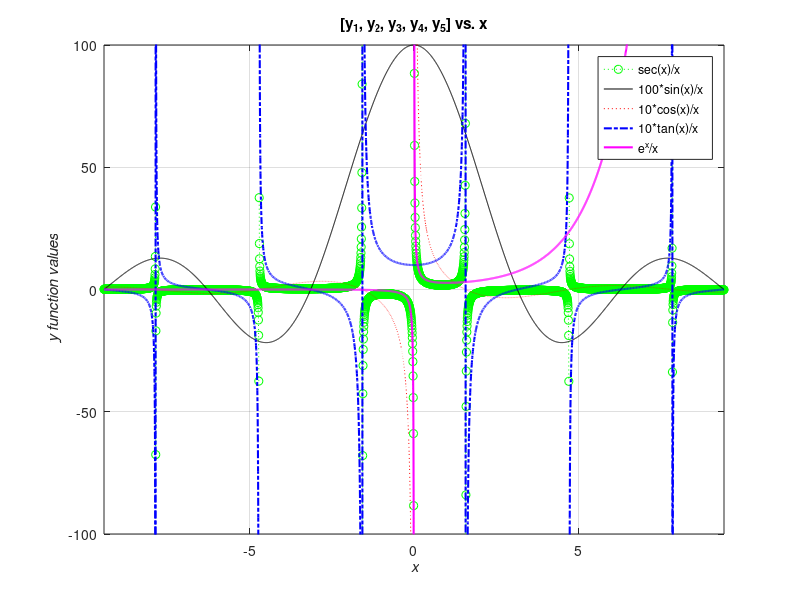

Write the MATLAB code that produced this figure.
%% plot_ex9.m 
close all
x = linspace(-3*pi, 3*pi, 3333);
y=[sec(x)./x; 100*sin(x)./x;10*cos(x)./x;10*tan(x)./x; exp(x)./(x);]; 
plot( x, y(1,:), 'g:o'); hold on
plot(x, y(2,:),'k-', x, y(3,:), 'r:', x, y(4,:),'b-.', 'LineWidth',1.5)
plot(x, y(5,:),'m-','LineWidth',1.5)
title('[y_1, y_2, y_3, y_4, y_5] vs. x')
xlabel('\it x'); ylabel('\it y function values') 
legend('sec(x)/x', '100*sin(x)/x ','10*cos(x)/x','10*tan(x)/x', 'e^x/x')
axis([-3*pi, 3*pi, -100, 100]); hold off; grid on
shg % Show a plot figure
